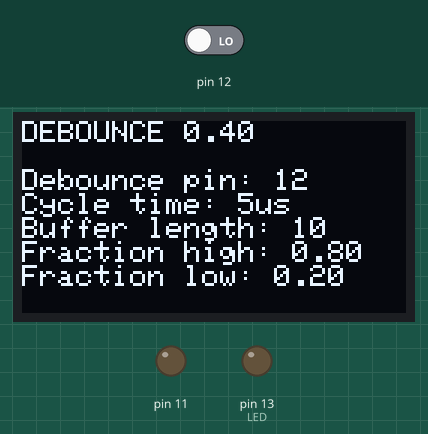
A sketch run on a simulated Arduino Uno, built with avr-gcc and run on an emulated ATmega328P. On the bench: 128×64 one-colour display, output pins drawn as LEDs (lit = HIGH). Inputs (shaded band) come from the test bench; at power-on: pin 12 LOW. The display library's start-up logo is not drawn.

Above: at 2.3 s.
2.4 s: pin 12 driven HIGH
At 3.6 s:
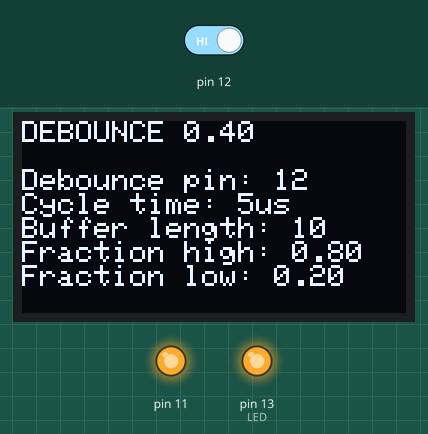
3.9 s: pin 12 driven LOW
At 5.0 s:
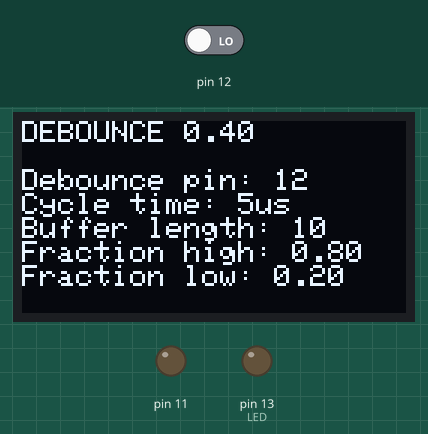
Timing chart, 0 to 6.9 s (numbered marks = the images above; inputs shaded):
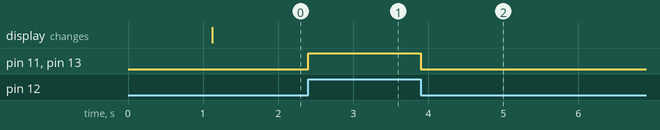

The sketch:

debounce_filter.ino
```cpp
// Debounce filter
// v0.4
// Jeffrey Moffitt
// September 2022
// Children's Hospital Boston 2022

// Headers
#include <SPI.h>
#include <Wire.h>
#include <Adafruit_GFX.h>
#include <Adafruit_SH110X.h>

// Display definitions
Adafruit_SH1107 display = Adafruit_SH1107(64, 128, &Wire);

float const _VERSION = 0.4; // Version ID
int val = 0;

int loop_time = 0; // Loop timer
int last_time = 0; // Time from last loop
int this_time = 0; // Time from this loop
int const buffer_length = 10; // Number of measurements in the buffer
int const pause_us_length = 5; // Number of us to pause between measurement
int buffer_counter = 0;
bool measurement_buffer[buffer_length];
float av_true = 0; // The fraction of the buffer that is true
float const threshold_true = 0.8;
float const threshold_false = 0.2;

// the setup function runs once when you press reset or power the board
void setup() {
  // Initialize the digital input and output lines
  pinMode(12, INPUT);
  pinMode(13, OUTPUT); //LED
  pinMode(11, OUTPUT);

  // Create the display
  display.begin(0x3C, true); // Address 0x3C default

  // Display the splash screen
  display.display();
  delay(1000);

  // Clear the display
  display.clearDisplay();
  display.display();
  display.setRotation(1);

  // Configure the display for error reports
  display.setTextSize(1);
  display.setTextColor(SH110X_WHITE);
  display.setCursor(0,0);

  // Print properties
  display.println("DEBOUNCE " + String(_VERSION));
  display.println("");
  display.println("Debounce pin: " + String(12));
  display.println("Cycle time: " + String(pause_us_length) + "us");
  display.println("Buffer length: " + String(buffer_length));
  display.println("Fraction high: " + String(threshold_true));
  display.println("Fraction low: " + String(threshold_false));
  display.display();
}


// the loop function runs over and over again forever
void loop() {
  //Read the value
  val = digitalRead(12);

  //Record in buffer
  measurement_buffer[buffer_counter % buffer_length] = val;

  // Handle the buffer full situation
  if (buffer_counter == (buffer_length - 1)) {
    //Reset buffer counter
    buffer_counter = 0;

    // Compute the average
    av_true = 0.0;
    for(int i=0; i<buffer_length; i++){
      if (measurement_buffer[i]) {
        av_true = av_true + 1;
      }
    }
    av_true = av_true/buffer_length;
    if (av_true >= threshold_true){
      digitalWrite(13, 1);
      digitalWrite(11, 1);
    }
    if (av_true <= threshold_false){
      digitalWrite(13, 0);
      digitalWrite(11, 0);
    }
  }

  delayMicroseconds(pause_us_length);
  buffer_counter = buffer_counter + 1;

}
```

Measured:
- after the input at 2.4 s, pin 11, pin 13 (LED): LOW → HIGH at once
- after the input at 3.9 s, pin 11, pin 13 (LED): HIGH → LOW at once
